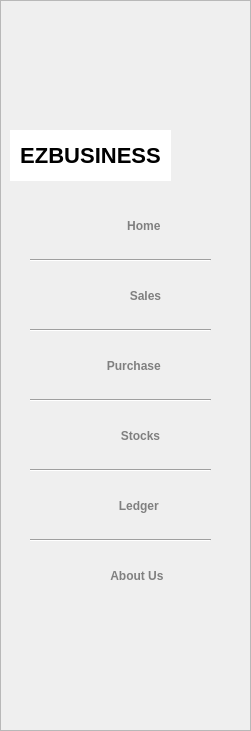
    <widget class="QFrame" name="ChoiceFrame">
     <property name="geometry">
      <rect>
       <x>230</x>
       <y>0</y>
       <width>251</width>
       <height>731</height>
      </rect>
     </property>
     <property name="styleSheet">
      <string notr="true">#ChoiceFrame{
background:white;
}
QPushButton{
	background:transparent;;
border-radius:23px;
	font-weight:bold;
color:gray;
outline: 0px
	
}
QPushButton:hover{
	background:rgb(72, 183, 247);
	color:white
}
QPushButton:focus{
background:rgb(72, 183, 247);
color:white
 }

</string>
     </property>
     <property name="frameShape">
      <enum>QFrame::StyledPanel</enum>
     </property>
     <property name="frameShadow">
      <enum>QFrame::Raised</enum>
     </property>
     <widget class="QPushButton" name="Home">
      <property name="geometry">
       <rect>
        <x>10</x>
        <y>200</y>
        <width>231</width>
        <height>51</height>
       </rect>
      </property>
      <property name="text">
       <string>           Home</string>
      </property>
      <property name="icon">
       <iconset resource="images.qrc">
        <normaloff>:/images/home.png</normaloff>:/images/home.png</iconset>
      </property>
      <property name="iconSize">
       <size>
        <width>35</width>
        <height>35</height>
       </size>
      </property>
     </widget>
     <widget class="QPushButton" name="Sales">
      <property name="geometry">
       <rect>
        <x>10</x>
        <y>270</y>
        <width>231</width>
        <height>51</height>
       </rect>
      </property>
      <property name="text">
       <string>            Sales</string>
      </property>
      <property name="icon">
       <iconset resource="images.qrc">
        <normaloff>:/images/sales.png</normaloff>:/images/sales.png</iconset>
      </property>
      <property name="iconSize">
       <size>
        <width>35</width>
        <height>35</height>
       </size>
      </property>
     </widget>
     <widget class="QPushButton" name="Purchase">
      <property name="geometry">
       <rect>
        <x>10</x>
        <y>340</y>
        <width>231</width>
        <height>51</height>
       </rect>
      </property>
      <property name="text">
       <string>     Purchase</string>
      </property>
      <property name="icon">
       <iconset resource="images.qrc">
        <normaloff>:/images/purchase.png</normaloff>:/images/purchase.png</iconset>
      </property>
      <property name="iconSize">
       <size>
        <width>40</width>
        <height>40</height>
       </size>
      </property>
     </widget>
     <widget class="QPushButton" name="Stocks">
      <property name="geometry">
       <rect>
        <x>10</x>
        <y>410</y>
        <width>231</width>
        <height>51</height>
       </rect>
      </property>
      <property name="text">
       <string>         Stocks</string>
      </property>
      <property name="icon">
       <iconset resource="images.qrc">
        <normaloff>:/images/stocks.png</normaloff>:/images/stocks.png</iconset>
      </property>
      <property name="iconSize">
       <size>
        <width>35</width>
        <height>35</height>
       </size>
      </property>
     </widget>
     <widget class="QPushButton" name="AboutUsBut">
      <property name="geometry">
       <rect>
        <x>10</x>
        <y>480</y>
        <width>231</width>
        <height>51</height>
       </rect>
      </property>
      <property name="text">
       <string>        Ledger</string>
      </property>
      <property name="icon">
       <iconset resource="images.qrc">
        <normaloff>:/images/ledger.png</normaloff>:/images/ledger.png</iconset>
      </property>
      <property name="iconSize">
       <size>
        <width>57</width>
        <height>57</height>
       </size>
      </property>
     </widget>
     <widget class="QPushButton" name="AboutUs">
      <property name="geometry">
       <rect>
        <x>10</x>
        <y>550</y>
        <width>231</width>
        <height>51</height>
       </rect>
      </property>
      <property name="text">
       <string>       About Us</string>
      </property>
      <property name="icon">
       <iconset resource="images.qrc">
        <normaloff>:/images/Aboutus.png</normaloff>:/images/Aboutus.png</iconset>
      </property>
      <property name="iconSize">
       <size>
        <width>30</width>
        <height>30</height>
       </size>
      </property>
     </widget>
     <widget class="QLabel" name="CompanyName_2">
      <property name="geometry">
       <rect>
        <x>10</x>
        <y>130</y>
        <width>161</width>
        <height>51</height>
       </rect>
      </property>
      <property name="styleSheet">
       <string notr="true">#CompanyName_2{
font-size:22px;
font-weight:bold;
background:white;
}</string>
      </property>
      <property name="text">
       <string>EZBUSINESS</string>
      </property>
      <property name="alignment">
       <set>Qt::AlignCenter</set>
      </property>
     </widget>
     <widget class="Line" name="line_5">
      <property name="geometry">
       <rect>
        <x>30</x>
        <y>250</y>
        <width>181</width>
        <height>20</height>
       </rect>
      </property>
      <property name="orientation">
       <enum>Qt::Horizontal</enum>
      </property>
     </widget>
     <widget class="Line" name="line_6">
      <property name="geometry">
       <rect>
        <x>30</x>
        <y>320</y>
        <width>181</width>
        <height>20</height>
       </rect>
      </property>
      <property name="orientation">
       <enum>Qt::Horizontal</enum>
      </property>
     </widget>
     <widget class="Line" name="line_7">
      <property name="geometry">
       <rect>
        <x>30</x>
        <y>390</y>
        <width>181</width>
        <height>20</height>
       </rect>
      </property>
      <property name="orientation">
       <enum>Qt::Horizontal</enum>
      </property>
     </widget>
     <widget class="Line" name="line_8">
      <property name="geometry">
       <rect>
        <x>30</x>
        <y>460</y>
        <width>181</width>
        <height>20</height>
       </rect>
      </property>
      <property name="orientation">
       <enum>Qt::Horizontal</enum>
      </property>
     </widget>
     <widget class="Line" name="line_9">
      <property name="geometry">
       <rect>
        <x>30</x>
        <y>530</y>
        <width>181</width>
        <height>20</height>
       </rect>
      </property>
      <property name="orientation">
       <enum>Qt::Horizontal</enum>
      </property>
     </widget>
     <widget class="Line" name="line_4">
      <property name="geometry">
       <rect>
        <x>250</x>
        <y>0</y>
        <width>20</width>
        <height>721</height>
       </rect>
      </property>
      <property name="orientation">
       <enum>Qt::Vertical</enum>
      </property>
     </widget>
     <widget class="QLabel" name="logoleb">
      <property name="geometry">
       <rect>
        <x>-30</x>
        <y>0</y>
        <width>221</width>
        <height>181</height>
       </rect>
      </property>
      <property name="text">
       <string/>
      </property>
      <property name="pixmap">
       <pixmap resource="images.qrc">:/images/logo(1).png</pixmap>
      </property>
      <property name="scaledContents">
       <bool>true</bool>
      </property>
     </widget>
     <zorder>Home</zorder>
     <zorder>Sales</zorder>
     <zorder>Purchase</zorder>
     <zorder>Stocks</zorder>
     <zorder>AboutUsBut</zorder>
     <zorder>AboutUs</zorder>
     <zorder>line_5</zorder>
     <zorder>line_6</zorder>
     <zorder>line_7</zorder>
     <zorder>line_8</zorder>
     <zorder>line_9</zorder>
     <zorder>line_4</zorder>
     <zorder>logoleb</zorder>
     <zorder>CompanyName_2</zorder>
    </widget>
